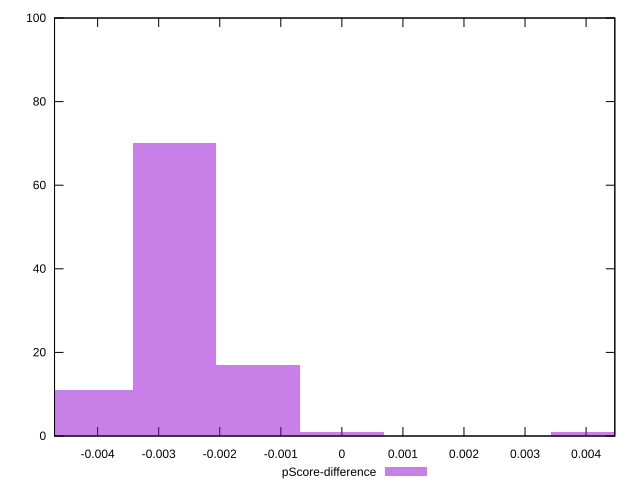

Write gnuplot code to recreate this figure.
reset

$pScoreDifference <<EOF
-0.0013697741637994174 17
-0.002739548327598835 70
-0.004109322491398252 11
0.004109322491398252 1
0 1
EOF

set key outside below
set boxwidth 0.0013697741637994174
set xrange [-0.004705882352941171:0.004470588235294115]
set yrange [0:100]
set trange [0:100]
set style fill transparent solid 0.5 noborder
set terminal svg size 640, 490 enhanced background rgb 'white'
set output "report_00009_2021-02-08T22-37-41.559Z/uses-rel-preload/samples/pages+cached+noadtech+nomedia+nocss/pScore-difference/histogram.svg"

plot $pScoreDifference title "pScore-difference" with boxes

reset
